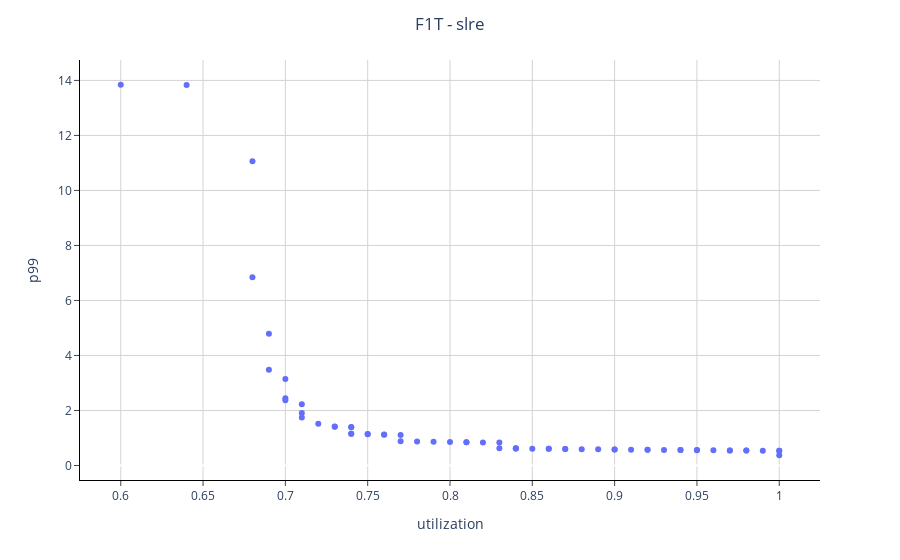

Write notebook code for a chart like this one.
### Code cell
plot.plot(x, 'utilization', allpoints=False)
